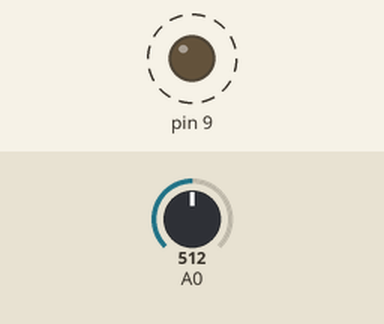
Recording of a sketch running on a simulated Arduino Uno, built with avr-gcc and run on an emulated ATmega328P. Shown: output pins drawn as LEDs (lit = HIGH). Dashed ring = blinking. The test bench sets the inputs (shaded band); at power-on: A0 = 512.

Above: at 1.8 s.
1.9 s: A0 set to 0
At 3.3 s:
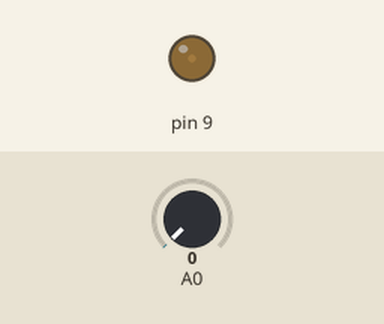
3.6 s: A0 set to 122
At 3.9 s:
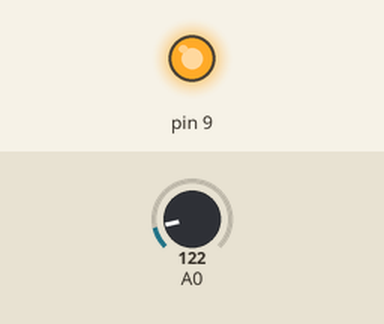
Timing chart, 0 to 13.1 s (numbered marks = the images above; inputs shaded):
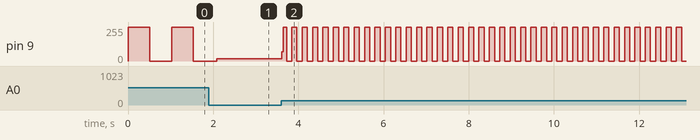

Measured:
- after the input at 3.6 s, pin 9: 17/255 → 70/255 at once, then moves between 0/255 and 255/255, repeating every 0.24 s
- by itself, pin 9: alternates 255/255 for 0.51 s and 0/255 for 0.51 s

The sketch:

poteka_lugemine.ino
```cpp
void setup() {
  // initialize serial communication at 9600 bits per second:
  Serial.begin(9600);
  pinMode(9, OUTPUT);
}

// the loop routine runs over and over again forever:
void loop() {
  // read the input on analog pin 0:
  int sensorValue = analogRead(A0);
  // Convert the analog reading (which goes from 0 - 1023) to a voltage (0 - 5V):


  digitalWrite(9, HIGH);
  delay (sensorValue);
  digitalWrite(9, LOW);
  delay (sensorValue);
}
```
